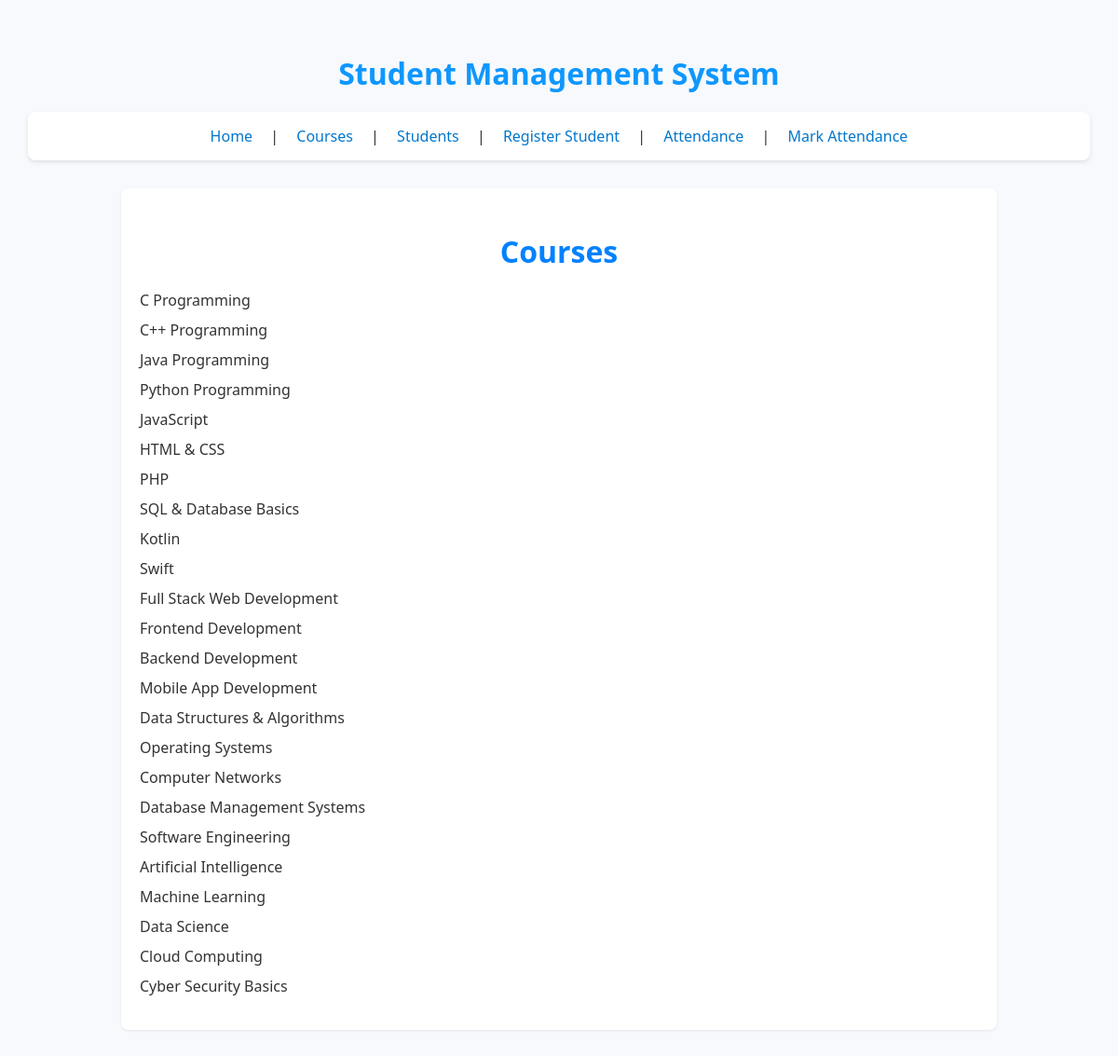
Page /courses/ on the committed database.
### core/models.py (models this page shows, shortened)
class Course(models.Model):
    name = models.CharField(max_length=100)

### core/views.py (the view)
# urls.py: path('courses/', views.course_list, name='course_list'),
def course_list(request):
    courses = Course.objects.all()
    return render(request, 'core/course_list.html', {'courses': courses})

### core/templates/core/course_list.html
{% extends 'core/base.html' %}
{% block content %}
<h2>Courses</h2>
<ul>
  {% for course in courses %}
    <li>{{ course.name }}</li>
  {% empty %}
    <li>No courses available.</li>
  {% endfor %}
</ul>
{% endblock %}

### core/templates/core/base.html (shortened to what this page needs)
{% load static %}
<!DOCTYPE html>
<html lang="en">
<head>
    <link rel="stylesheet" href="{% static 'core/style.css' %}">
    <link rel="stylesheet" href="https://cdnjs.cloudflare.com/ajax/libs/font-awesome/6.4.0/css/all.min.css">
</head>
<body>
   <h2 style="color: rgb(14, 151, 255);"><center>Student Management System</center></h2>
    <nav>
        <a href="{% url 'home' %}">Home</a> |
        <a href="{% url 'course_list' %}">Courses</a> |
        <a href="{% url 'student_list' %}">Students</a> |
        <a href="{% url 'student_register' %}">Register Student</a> |
        <a href="{% url 'attendance_list' %}">Attendance</a> |
        <a href="{% url 'mark_attendance' %}">Mark Attendance</a>
    </nav>
    <div class="content">
        {% block content %}{% endblock %}
    </div>
</body>
</html>

### core/static/core/style.css (style rules this page uses)
body { font-family: 'Segoe UI', Tahoma, Geneva, Verdana, sans-serif; margin: 0; padding: 30px; background-color: #f7f9fc; color: #333; }
h2 { text-align: center; color: #0281ff; margin-bottom: 20px; font-size: 2em; }
nav { background-color: #fff; padding: 15px; border-radius: 8px; box-shadow: 0 2px 4px rgba(0, 0, 0, 0.1); margin-bottom: 30px; text-align: center; }
nav a { text-decoration: none; color: #0077cc; margin: 0 15px; font-weight: 500; transition: color 0.3s; }
.content { background-color: #fff; padding: 20px; border-radius: 8px; box-shadow: 0 1px 3px rgba(0, 0, 0, 0.08); max-width: 900px; margin: auto; }
ul { list-style: none; padding: 0; }
ul li { margin: 10px 0; }

### rows in the picture
Course: name "C Programming"
Course: name "C++ Programming"
Course: name "Java Programming"
Course: name "Python Programming"
Course: name "JavaScript"
Course: name "HTML & CSS"
Course: name "PHP"
Course: name "SQL & Database Basics"
Course: name "Kotlin"
Course: name "Swift"
Course: name "Full Stack Web Development"
Course: name "Frontend Development"
Course: name "Backend Development"
Course: name "Mobile App Development"
Course: name "Data Structures & Algorithms"
Course: name "Operating Systems"
Course: name "Computer Networks"
Course: name "Database Management Systems"
Course: name "Software Engineering"
Course: name "Artificial Intelligence"
Course: name "Machine Learning"
Course: name "Data Science"
Course: name "Cloud Computing"
Course: name "Cyber Security Basics"
